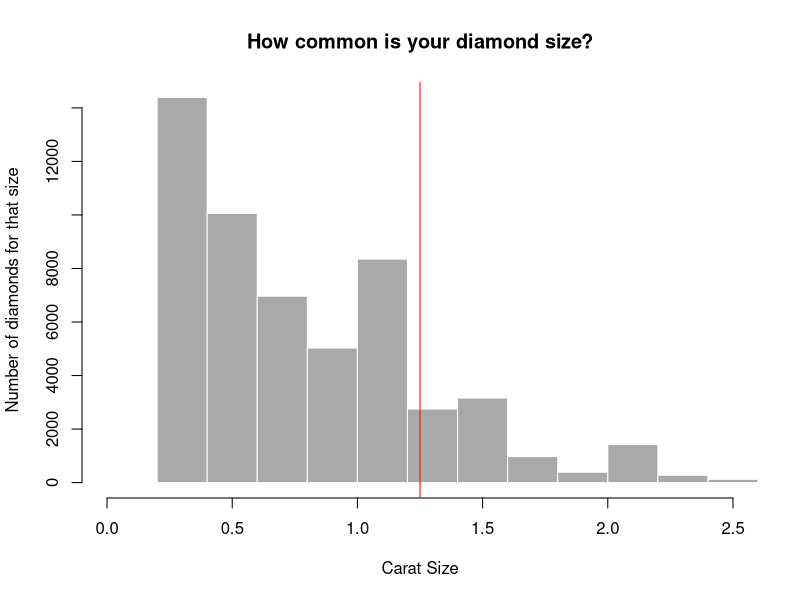

Here is the R script that generated this plot:
## ---- chunk 1
library(ggplot2)

## ---- chunk 2
carat <- 1.25; #If carat slider is set to 1.25, it will overlay on histogram of diamond dataset.
## ---- chunk 3
hist(diamonds$carat, breaks = 20, xlim= c(0,2.5), col = 'darkgray', border = 'white',
         main = "How common is your diamond size?",xlab = "Carat Size", ylab = "Number of diamonds for that size") ; 

abline(v=carat,col="red")
